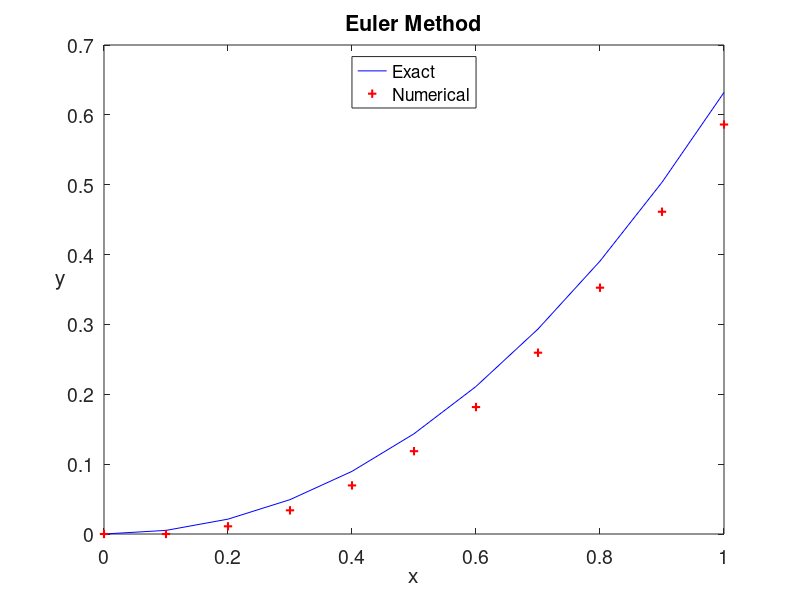

Here is the MATLAB script that generated this plot:
% Euler1.m
% Euler method for the ODE model
% u'(t)=t^2+t-u, t \in [0,1] 
% Initial condition : u(0)=0 ;
% Exact solution : u(t)=-exp(-t)+t^2-t+1.
clear all;  clf
h=0.1;
x=0:h:1;                       % function interval
n=length(x)-1;
u(1)=0;                        % initial value
fun=@(t,u) t.^2+t-u;           % RHS
for i=1:n
    u(i+1)=u(i)+h.*fun(x(i),u(i));
end
ue=-exp(-x)+x.^2-x+1;          % exact solution
plot(x,ue,'b-',x,u,'r+','LineWidth',1.5)
xlabel('x','fontsize', 16), ylabel('y','fontsize',16,'Rotation',0)
legend('Exact ','Numerical','location','North')
title('Euler Method','fontsize',14)
set(gca,'fontsize',14)


print -dpng -r600  Euler1.png
